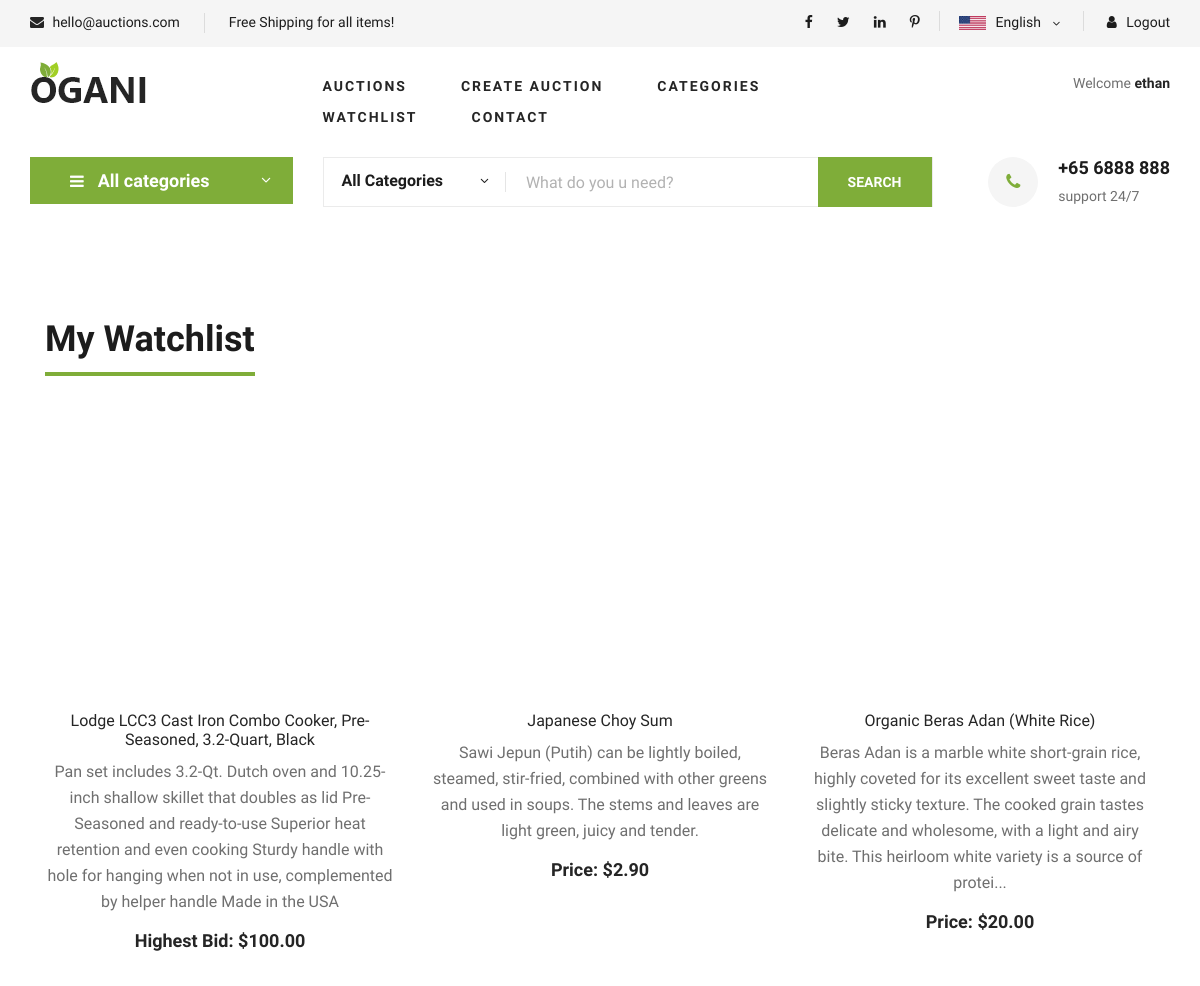
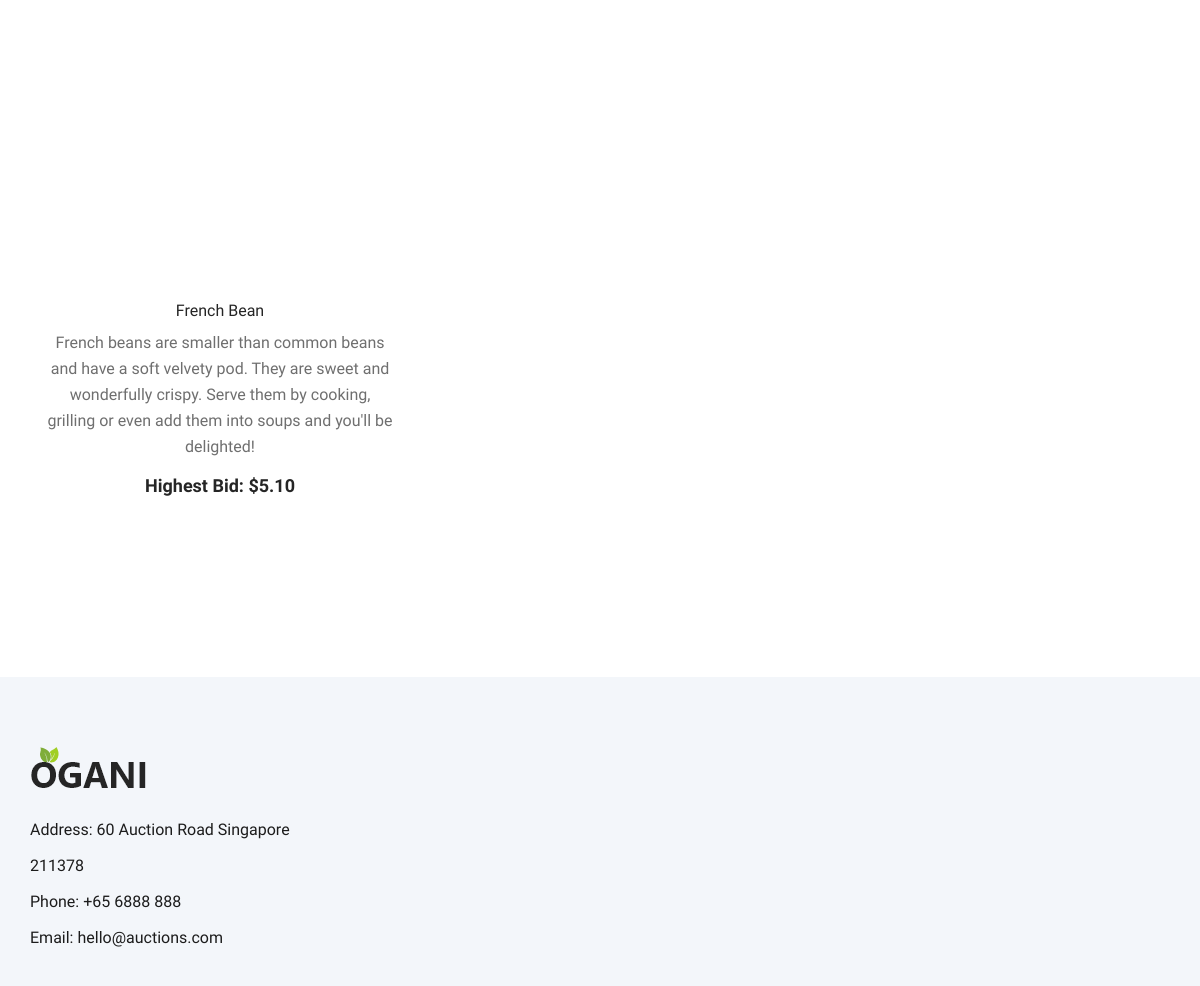
/view-watchlist/4 (signed in), run on the app's committed database (2 pictures, top to bottom).
### auctions/models.py (models this page shows, shortened)
class User(AbstractUser):
    watched_list = models.ManyToManyField('Auction', blank=True, related_name="user_watched_list")

class Auction(models.Model):
    CATEGORIES=[
        ('Fashion', 'Fashion'),
        ('Toys', 'Toys'),
        ('Electronics', 'Electronics'),
        ('Home', 'Home'),
        ('Others', 'Others'),
    ]
    auction_name = models.CharField(max_length=128, default="")
    description = models.TextField()
    start_price = models.DecimalField(max_digits=9, decimal_places=2)
    close_price = models.DecimalField(null=True, blank=True, max_digits=9, decimal_places=2)
    created_time = models.DateTimeField(auto_now_add=True)
    close_time = models.DateTimeField(null=True, blank=True)
    image_url = models.URLField(null=True, blank=True)
    category = models.CharField(max_length=128, choices=CATEGORIES, default='Fashion')
    open_status = models.BooleanField(default=True)
    creator = models.ForeignKey(User, on_delete=models.CASCADE, related_name="auction_owner")
    winner = models.ForeignKey(User, on_delete=models.CASCADE, related_name="auction_winner", null=True, blank=True)
    class Meta:
        ordering = ['-created_time']

### auctions/views.py (the view)
# urls.py: path("view-watchlist/<int:user_id>", views.view_watchlist, name="view-watchlist"),
@login_required
def view_watchlist(request, user_id):
    watchlist = User.objects.get(id=user_id).watched_list.all()
    return render(request, "auctions/watchlist.html", {
                    'categories': categories,
                    "auctions": watchlist,
                    })

### auctions/templates/auctions/watchlist.html (shortened to what this page needs)
{% extends "auctions/layout.html" %}
{% load static %}
{% block body %}
<section class="product spad">
    <div class="container">
        <div class="col-lg-12 col-md-12">
            <div class="product__discount">
                <div class="section-title product__discount__title">
                    <h2>My Watchlist</h2>
                </div>
                <div class="row">
                    {% for auction in auctions %}
                    <div class="col-lg-4 col-md-6 col-sm-6">
                        <div class="product__item">
                            <div class="product__item__pic set-bg" data-setbg="{{auction.image_url}}">
                            </div>
                            <div class="product__item__text">
                                <h6><a href="{% url 'view-auction' auction.id %}">{{auction.auction_name}}</a></h6>
                                <p>{{auction.description}}</p>
                                {% if auction.close_price %}
                                <h5>Highest Bid: ${{auction.close_price}}</h5>
                                {% else %}
                                <h5>Price: ${{auction.start_price}}</h5>
                                {% endif%}
                            </div>
                        </div>
                    </div>
                    {% endfor%}
                </div>
            </div>
        </div>
    </div>
</section>
{% endblock %}

### auctions/templates/auctions/layout.html (shortened to what this page needs)
{% load static %}
<!DOCTYPE html>
<html lang="en">
<head>
    <link rel="stylesheet" href="{% static 'auctions/css/bootstrap.min.css' %}" type="text/css">
    <link rel="stylesheet" href="{% static 'auctions/css/font-awesome.min.css' %}" type="text/css">
    <link rel="stylesheet" href="{% static 'auctions/css/elegant-icons.css' %}" type="text/css">
    <link rel="stylesheet" href="{% static 'auctions/css/nice-select.css' %}" type="text/css">
    <link rel="stylesheet" href="{% static 'auctions/css/jquery-ui.min.css' %}" type="text/css">
    <link rel="stylesheet" href="{% static 'auctions/css/owl.carousel.min.css' %}" type="text/css">
    <link rel="stylesheet" href="{% static 'auctions/css/slicknav.min.css' %}" type="text/css">
    <link rel="stylesheet" href="{% static 'auctions/css/styles.css' %}" type="text/css">
</head>
<body>
      <header class="header">
          <div class="header__top">
              <div class="container">
                  <div class="row">
                      <div class="col-lg-6">
                          <div class="header__top__left">
                              <ul>
                                  <li><i class="fa fa-envelope"></i> hello@auctions.com</li>
                                  <li>Free Shipping for all items!</li>
                              </ul>
                          </div>
                      </div>
                      <div class="col-lg-6">
                          <div class="header__top__right">
                              <div class="header__top__right__social">
                                  <a href="#"><i class="fa fa-facebook"></i></a>
                                  <a href="#"><i class="fa fa-twitter"></i></a>
                                  <a href="#"><i class="fa fa-linkedin"></i></a>
                                  <a href="#"><i class="fa fa-pinterest-p"></i></a>
                              </div>
                              <div class="header__top__right__language">
                                  <img src="img/language.png" alt="">
                                  <div>English</div>
                                  <span class="arrow_carrot-down"></span>
                              </div>
                              <div class="header__top__right__auth">
                                {% if user.is_authenticated %}
                                  <a href="{% url 'logout' %}"><i class="fa fa-user"></i> Logout</a>
                                {% else %}
                                  <a href="{% url 'login' %}"><i class="fa fa-user"></i> Login</a>
                                {% endif %}
                              </div>
                          </div>
                      </div>
                  </div>
              </div>
          </div>
          <div class="container">
              <div class="row">
                  <div class="col-lg-3">
                      <div class="header__logo">
                          <a href="{% url 'index' %}"><img src="{% static 'auctions/img/logo.png' %}" alt=""></a>
                      </div>
                  </div>
                  <div class="col-lg-6">
                      <nav class="header__menu">
                          <ul>
                            <li><a href="{% url 'index' %}">Auctions</a></li>
                            {% if user.is_authenticated %}
                              <li><a href="{% url 'create-auction' %}">Create Auction</a></li>
                              <li><a href="{% url 'list-categories' %}">Categories</a></li>
                              <li><a href="{% url 'view-watchlist' user.id %}">Watchlist</a></li>
                            {% else %}
                              <li><a href="{% url 'register' %}">Register</a></li>
                            {% endif %}
                            <li><a href="#">Contact</a></li>
                          </ul>
                      </nav>
                  </div>
                  <div class="col-lg-3">
                      <div class="header__cart">
                          <div class="header__cart__price">
                            {% if user.is_authenticated %}
                              Welcome <span>{{ user.username }}</span>
                            {% else %}
                              Not Signed In
                            {% endif %}
                          </div>
                      </div>
                  </div>
              </div>
          </div>
      </header>
      <section class="hero hero-normal">
          <div class="container">
              <div class="row">
                  <div class="col-lg-3">
                      <div class="hero__categories">
                          <div class="hero__categories__all">
                              <i class="fa fa-bars"></i>
                              <span>All categories</span>
                          </div>
                      </div>
                  </div>
                  <div class="col-lg-9">
                      <div class="hero__search">
                          <div class="hero__search__form">
                              <form action="#">
                                  <div class="hero__search__categories">
                                      All Categories
                                      <span class="arrow_carrot-down"></span>
                                  </div>
                                  <input type="text" placeholder="What do you u need?">
                                  <button type="submit" class="site-btn">SEARCH</button>
                              </form>
                          </div>
                          <div class="hero__search__phone">
                              <div class="hero__search__phone__icon">
                                  <i class="fa fa-phone"></i>
                              </div>
                              <div class="hero__search__phone__text">
                                  <h5>+65 6888 888</h5>
                                  <span>support 24/7</span>
                              </div>
                          </div>
                      </div>
                  </div>
              </div>
          </div>
      </section>
      {% block body %}
      {% endblock %}
      <footer class="footer spad">
          <div class="container">
              <div class="row">
                  <div class="col-lg-3 col-md-6 col-sm-6">
                      <div class="footer__about">
                          <div class="footer__about__logo">
                              <a href="{% url 'index' %}"><img src="{% static 'auctions/img/logo.png' %}" alt=""></a>
                          </div>
                          <ul>
                              <li>Address: 60 Auction Road Singapore 211378</li>
                              <li>Phone: +65 6888 888</li>
                              <li>Email: hello@auctions.com</li>
                          </ul>
                      </div>
                  </div>
              </div>
          </div>
      </footer>
    </body>
</html>

### data on the page
User: username "ethan"
Auction: auction_name "Lodge LCC3 Cast Iron Combo Cooker, Pre-Seasoned, 3.2-Quart, Black", description "Pan set includes 3.2-Qt. Dutch oven and 10.25-inch shallow skillet that doubles as lid Pre-Seasoned and ready-to-use Superior heat retention and even cooking Sturdy handle with hole for hanging when not in use, complemented by helper handle Made in the USA", close_price "100.00"
Auction: auction_name "Japanese Choy Sum", description "Sawi Jepun (Putih) can be lightly boiled, steamed, stir-fried, combined with other greens and used in soups. The stems and leaves are light green, juicy and tender.", start_price "2.90"
Auction: auction_name "Organic Beras Adan (White Rice)", description "Beras Adan is a marble white short-grain rice, highly coveted for its excellent sweet taste and slightly sticky texture. The cooked grain tastes delicate and wholesome, with a light and airy bite. This heirloom white variety is a source of protei...", start_price "20.00"
Auction: auction_name "French Bean", description "French beans are smaller than common beans and have a soft velvety pod. They are sweet and wonderfully crispy. Serve them by cooking, grilling or even add them into soups and you'll be delighted!", close_price "5.10"
